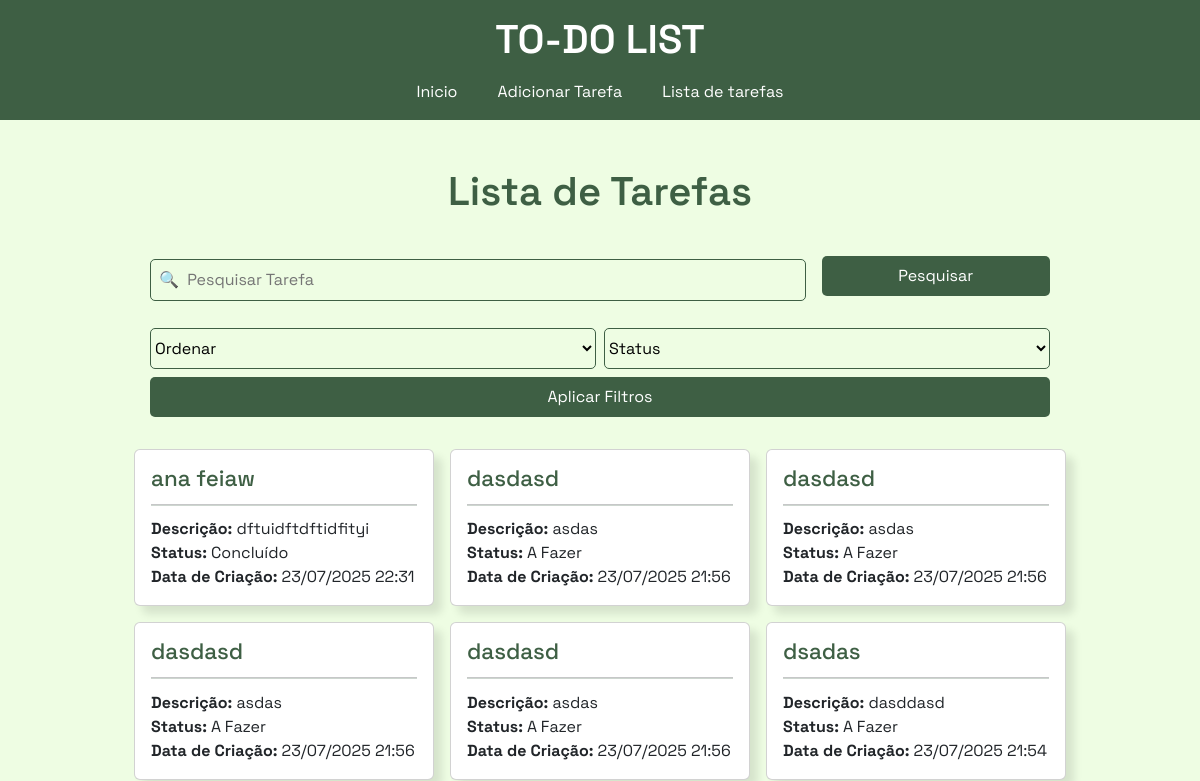
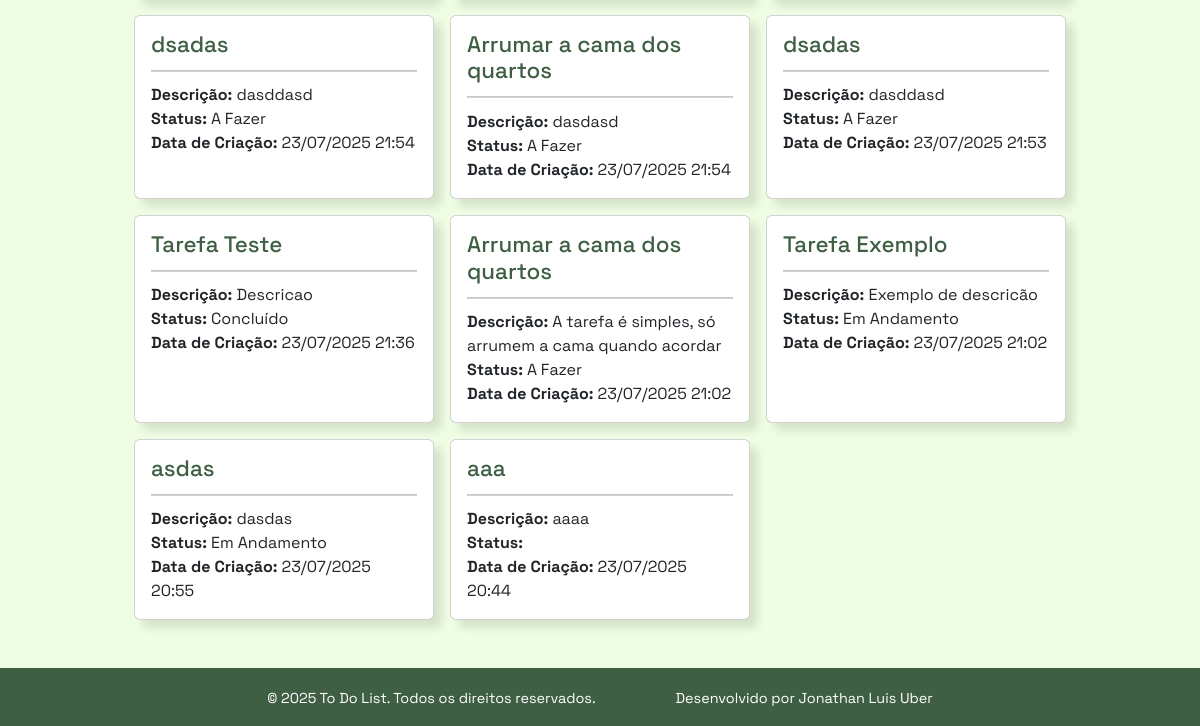
/tarefa/lista, run on an earlier commit of the app's database (2 pictures, top to bottom).
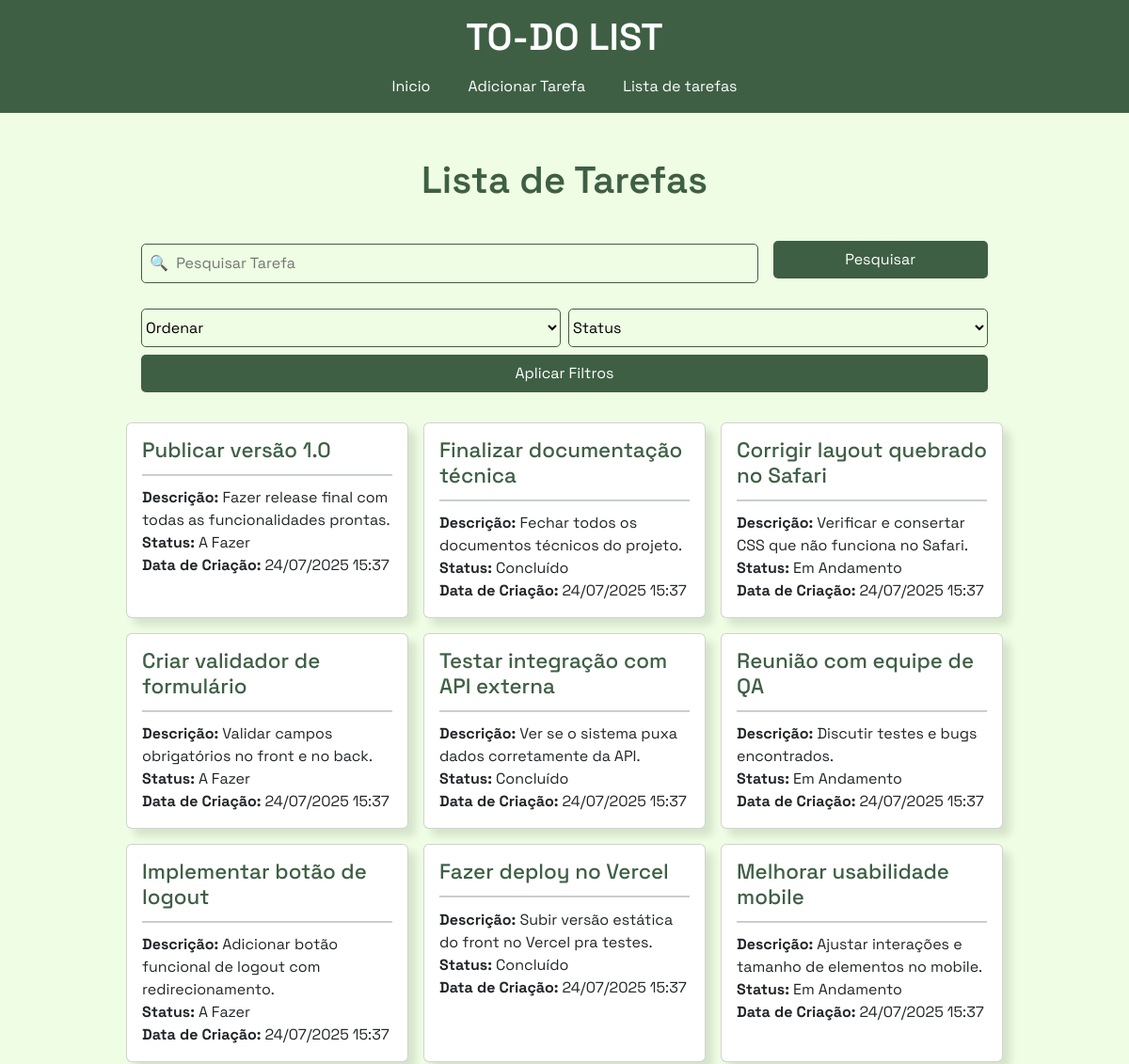
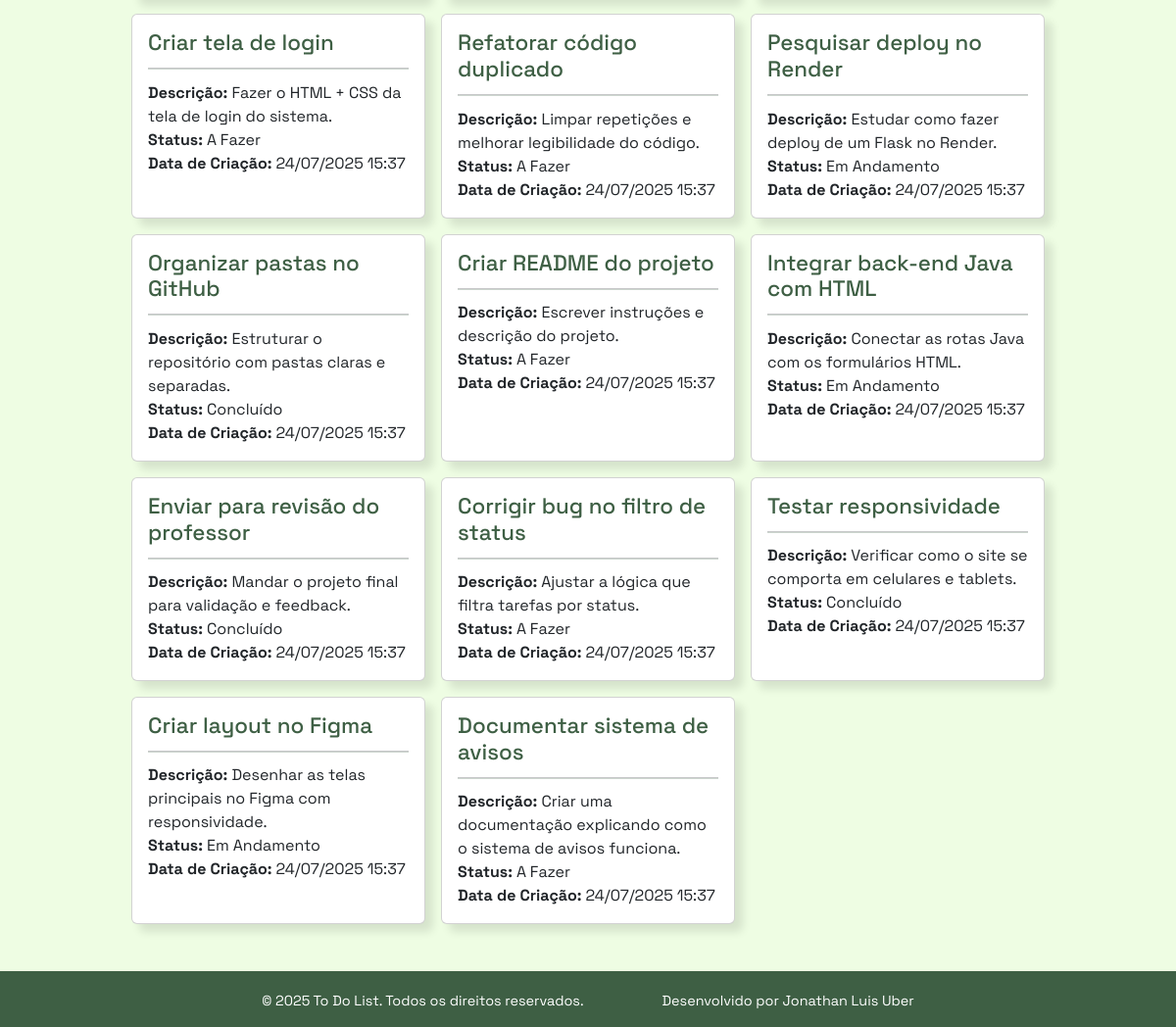
And on a later commit of the database (2 pictures, top to bottom).
### app/models.py (models this page shows)
class Tarefa(db.Model):
    id = db.Column(db.Integer, primary_key=True)
    titulo = db.Column(db.String(100), nullable=True)
    descricao = db.Column(db.String(100), nullable=True)
    status = db.Column(db.String(20), nullable=False, default="a_fazer")
    data_envio = db.Column(db.DateTime, default=datetime.now())

### app/views.py (the view)
@app.route('/tarefa/lista')
def listaTarefas():
    pesquisa2 = request.args.get('pesquisa2', '')
    ordenar = request.args.get('ordenar', '')
    status = request.args.get('status', '')
    dados2 = Tarefa.query
    if pesquisa2 != '':
        dados2 = dados2.filter(Tarefa.titulo.ilike(f'%{pesquisa2}%'))
    if status and status != 'Todos':
        dados2 = dados2.filter(Tarefa.status == status)
    if ordenar == 'data_desc':
        dados2 = dados2.order_by(Tarefa.data_envio.desc())
    elif ordenar == 'data_asc':
        dados2 = dados2.order_by(Tarefa.data_envio.asc())
    elif ordenar == 'titulo_az':
        dados2 = dados2.order_by(Tarefa.titulo.asc())
    elif ordenar == 'titulo_za':
        dados2 = dados2.order_by(Tarefa.titulo.desc())
    else:
        dados2 = dados2.order_by(Tarefa.data_envio.desc())
    status_dict2 = {
            'a_fazer': 'A Fazer',
            'em_andamento': 'Em Andamento',
            'concluido': 'Concluído'
        }
    context2 = {'dados2' : dados2.all()}
    return render_template('tarefas_lista.html', context2=context2, status_dict2=status_dict2, status=status, ordenar=ordenar, pesquisa2=pesquisa2)

### app/templates/tarefas_lista.html (shortened to what this page needs)
{% extends 'base.html' %}
{% block content %}
<section class="pagina">
    <section class="visualizar">
        <h2 class="title mt-5">Lista de Tarefas</h2>
        <form action="" method="get" class="formulario-pesquisa">
            <input type="text" name="pesquisa2" class="tarefa-search" placeholder="🔍  Pesquisar Tarefa" value="{{ pesquisa2 }}" autofocus>
            <button type="submit" class="btn-pesquisa">Pesquisar</button>
        </form>
        <form action="" method="get" class="filtros-pesquisa">
           <select name="ordenar" id="select-ordenar" class="select-ordenar">
                <option disabled {% if not ordenar %}selected{% endif %}>Ordenar</option>
            </select>
            <select name="status" id="select-status2" class="select-status2">
                <option disabled {% if not status %}selected{% endif %}>Status</option>
            </select>
            <button type="submit" class="btn-filtro">Aplicar Filtros</button>
        </form>
        <div class="container-list">
                {% for linha in context2.dados2 %}
                        <div class="card">
                            <h3>{{ linha.titulo }}</h3>
                            <hr class="linha-card">
                            <p><strong>Descrição:</strong> {{ linha.descricao }}</p>
                            <p><strong>Status:</strong> {{ status_dict2[linha.status] }}</p>
                            <p><strong>Data de Criação:</strong> {{ linha.data_envio.strftime('%d/%m/%Y %H:%M') }}</p>
                        </div>
                {% endfor %}
        </div>
    </section>
</section>
{% include 'footer.html' %}
{% endblock %}

### app/templates/base.html (shortened to what this page needs)
<!DOCTYPE html>
<html lang="pt-br">
<head>
    <link rel="stylesheet" href="{{ url_for('static', filename='style.css') }}">
    <link href="https://cdn.jsdelivr.net/npm/bootstrap@5.3.7/dist/css/bootstrap.min.css" rel="stylesheet">
</head>
<body>
    {% block content %} {% endblock %}
</body>
</html>

### app/templates/header.html
{% extends 'base.html'%}
{% block content %}
<header>
    <div class="container-header">
        <div class="logo">
            <h1>TO-DO LIST</h1>
        </div>
        <div class="navbar">
            <nav>
                <ul>
                    <li><a href="{{ url_for('homepage') }}">Inicio</a></li>
                    <li><a href="{{ url_for('tarefas') }}">Adicionar Tarefa</a></li>
                    <li><a href="{{ url_for('listaTarefas') }}">Lista de tarefas</a></li>
                </ul>
            </nav>
        </div>
    </div>
</header>
{% endblock %}

### app/templates/footer.html
{% extends 'base.html'%}
{% block content %}
<footer>
    <div class="container-footer">
        <p class="mt-1">&copy; 2025 To Do List. Todos os direitos reservados.</p>
        <p class="mt-1">Desenvolvido por Jonathan Luis Uber</p>
    </div>
</footer>
{% endblock %}

### app/static/style.css (style rules this page uses)
:root { --primary-color: #3E5F44; --secondary-color: #5E936C; --background-color: #eefde3; }
* { margin: 0 !important; padding: 0 !important; }
body { background-color: var(--background-color) !important; font-family: 'Space Grotesk', sans-serif !important; }
header { background-color: var(--primary-color) !important; min-width: 100%; }
.container-header { padding: 1rem 2rem !important; display: flex; flex-direction: column; justify-content: space-between; align-items: center; gap: 1rem; color: white !important; }
.container-header .logo h1 { font-weight: 600; }
.container-header nav ul { display: flex; flex-direction: row; justify-content: center; align-items: center; list-style: none; gap: 1.5rem; }
.container-header nav ul li a { color: white; text-decoration: none; }
footer { background-color: var(--primary-color) !important; color: white !important; padding: 1rem 2rem !important; display: flex; flex-direction: column; justify-content: center; align-items: center; text-align: center; gap: 0.5rem !important; }
footer p { font-size: 0.9rem; margin-bottom: 0.3rem !important; }
.pagina { display: flex; flex-direction: column; justify-content: center; align-items: center; }
.visualizar { display: flex; flex-direction: column; justify-content: center; align-items: center; margin-bottom: 3rem !important; width: 90vw; }
.title { color: var(--primary-color) !important; font-weight: 600; font-size: 2.5rem; margin-bottom: 2.5rem !important; }
.formulario-pesquisa { display: flex; flex-direction: column; justify-content: center; align-items: center; width: 90vw; }
.tarefa-search { width: 100%; padding: 0.5rem !important; background-color: transparent !important; border: 1px solid var(--primary-color) !important; margin-bottom: 0.7rem !important; border-radius: 5px; }
.tarefa-search::placeholder { margin: 0 0.2rem !important; }
.btn-pesquisa { width: 100%; background-color: var(--primary-color) !important; border: none !important; padding: 0.5rem !important; color: white !important; border-radius: 5px; margin-bottom: 1rem !important; }
.container-list { display: grid; grid-template-columns: repeat(1, 90vw); grid-template-rows: auto; gap: 1rem; margin: 0 1rem !important; }
.card { padding: 1rem !important; box-shadow: 8px 8px 8px rgba(0, 0, 0, 0.1); }
.card h3 { color: var(--primary-color) !important; font-size: 1.4rem; }
.linha-card { display: flex; justify-content: center; width: 100%; height: 2px; background-color: var(--primary-color) !important; margin: 0.7rem 0 !important; }
.filtros-pesquisa { display: grid; grid-template-columns: repeat(2, 1fr); grid-template-rows: auto; grid-template-areas: "ordenar status" "aplicar aplicar"; gap: 0.5rem !important; width: 100%; box-sizing: border-box; margin-top: 1rem !important; }
.filtros-pesquisa select { padding: 0.5rem 0 !important; background-color: transparent !important; border: 1px solid var(--primary-color) !important; border-radius: 5px; }
.filtros-pesquisa .btn-filtro { grid-area: aplicar; border: none !important; padding: 0.5rem 0 !important; background-color: var(--primary-color) !important; color: white !important; border-radius: 5px; cursor: pointer; margin-bottom: 2rem !important; }
@media (min-width: 768px) { .container-header nav ul { gap: 2.5rem !important; } }
@media (min-width: 768px) { .formulario-pesquisa { display: flex; flex-direction: row; gap: 1rem !important; width: 75vw; margin-bottom: 2rem !important; } }
@media (min-width: 768px) { .tarefa-search { flex: 3; } }
@media (min-width: 768px) { .btn-pesquisa { flex: 1; } }
@media (min-width: 768px) { .container-list { grid-template-columns: repeat(3, 25vw); margin: 0 !important; } }
@media (min-width: 768px) { .visualizar { width: 75vw; } }
@media (min-width: 768px) { .formulario-pesquisa { margin-bottom: 1rem !important; } }
@media (min-width: 768px) { .filtros-pesquisa { margin-top: 0 !important; } }
@media (min-width: 768px) { .tarefa-search { margin-bottom: 0.5rem !important; } }
@media (min-width: 768px) { footer { display: flex; align-items: center; justify-content: center; flex-direction: column; } }
@media (min-width: 768px) { .container-footer { display: flex; flex-direction: row; justify-content: center; align-items: center; text-align: center; gap: 5rem !important; } }
@media (min-width: 768px) { footer p { font-size: 0.9rem; margin: 0rem !important; } }

What changed in the data, as far as the page shows it:
removed Tarefa: titulo "ana feiaw", descricao "dftuidftdftidfityi", status "Concluído", data_envio "23/07/2025 22:31"
removed Tarefa: titulo "dasdasd", descricao "asdas", status "A Fazer", data_envio "23/07/2025 21:56"
removed Tarefa: titulo "dasdasd", descricao "asdas", status "A Fazer", data_envio "23/07/2025 21:56"
removed Tarefa: titulo "dsadas", descricao "dasddasd", status "A Fazer", data_envio "23/07/2025 21:54"
removed Tarefa: titulo "Arrumar a cama dos quartos", descricao "dasdasd", status "A Fazer", data_envio "23/07/2025 21:54"
removed Tarefa: titulo "dsadas", descricao "dasddasd", status "A Fazer", data_envio "23/07/2025 21:53"
removed Tarefa: titulo "Arrumar a cama dos quartos", descricao "A tarefa é simples, só arrumem a cama quando acordar", status "A Fazer", data_envio "23/07/2025 21:02"
removed Tarefa: titulo "Tarefa Exemplo", descricao "Exemplo de descricão", status "Em Andamento", data_envio "23/07/2025 21:02"
removed Tarefa: titulo "aaa", descricao "aaaa", data_envio "23/07/2025 20:44"
added Tarefa: titulo "Publicar versão 1.0", descricao "Fazer release final com todas as funcionalidades prontas.", status "A Fazer", data_envio "24/07/2025 15:37"
added Tarefa: titulo "Finalizar documentação técnica", descricao "Fechar todos os documentos técnicos do projeto.", status "Concluído", data_envio "24/07/2025 15:37"
added Tarefa: titulo "Corrigir layout quebrado no Safari", descricao "Verificar e consertar CSS que não funciona no Safari.", status "Em Andamento", data_envio "24/07/2025 15:37"
added Tarefa: titulo "Criar validador de formulário", descricao "Validar campos obrigatórios no front e no back.", status "A Fazer", data_envio "24/07/2025 15:37"
added Tarefa: titulo "Testar integração com API externa", descricao "Ver se o sistema puxa dados corretamente da API.", status "Concluído", data_envio "24/07/2025 15:37"
added Tarefa: titulo "Reunião com equipe de QA", descricao "Discutir testes e bugs encontrados.", status "Em Andamento", data_envio "24/07/2025 15:37"
added Tarefa: titulo "Implementar botão de logout", descricao "Adicionar botão funcional de logout com redirecionamento.", status "A Fazer", data_envio "24/07/2025 15:37"
added Tarefa: titulo "Fazer deploy no Vercel", descricao "Subir versão estática do front no Vercel pra testes.", status "Concluído", data_envio "24/07/2025 15:37"
added Tarefa: titulo "Melhorar usabilidade mobile", descricao "Ajustar interações e tamanho de elementos no mobile.", status "Em Andamento", data_envio "24/07/2025 15:37"
changed Tarefa: titulo "dasdasd" → "Criar tela de login"; descricao "asdas" → "Fazer o HTML + CSS da tela de login do sistema."; data_envio "23/07/2025 21:56" → "24/07/2025 15:37"; moves up the list
changed Tarefa: titulo "dasdasd" → "Refatorar código duplicado"; descricao "asdas" → "Limpar repetições e melhorar legibilidade do código."; data_envio "23/07/2025 21:56" → "24/07/2025 15:37"
added Tarefa: titulo "Pesquisar deploy no Render", descricao "Estudar como fazer deploy de um Flask no Render.", status "Em Andamento", data_envio "24/07/2025 15:37"
added Tarefa: titulo "Organizar pastas no GitHub", descricao "Estruturar o repositório com pastas claras e separadas.", status "Concluído", data_envio "24/07/2025 15:37"
changed Tarefa: titulo "dsadas" → "Criar README do projeto"; descricao "dasddasd" → "Escrever instruções e descrição do projeto."; data_envio "23/07/2025 21:54" → "24/07/2025 15:37"
added Tarefa: titulo "Integrar back-end Java com HTML", descricao "Conectar as rotas Java com os formulários HTML.", status "Em Andamento", data_envio "24/07/2025 15:37"
changed Tarefa: titulo "Tarefa Teste" → "Enviar para revisão do professor"; descricao "Descricao" → "Mandar o projeto final para validação e feedback."; data_envio "23/07/2025 21:36" → "24/07/2025 15:37"
added Tarefa: titulo "Corrigir bug no filtro de status", descricao "Ajustar a lógica que filtra tarefas por status.", status "A Fazer", data_envio "24/07/2025 15:37"
added Tarefa: titulo "Testar responsividade", descricao "Verificar como o site se comporta em celulares e tablets.", status "Concluído", data_envio "24/07/2025 15:37"
changed Tarefa: titulo "asdas" → "Criar layout no Figma"; descricao "dasdas" → "Desenhar as telas principais no Figma com responsividade."; data_envio "23/07/2025 20:55" → "24/07/2025 15:37"
added Tarefa: titulo "Documentar sistema de avisos", descricao "Criar uma documentação explicando como o sistema de avisos funciona.", status "A Fazer", data_envio "24/07/2025 15:37"
